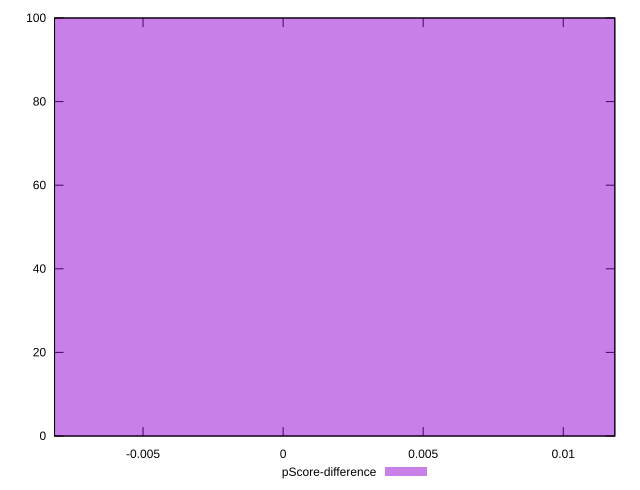

Generate this figure with gnuplot:
reset

$pScoreDifference <<EOF
0 100
EOF

set key outside below
set boxwidth 0.1
set xrange [-0.008159101580687436:0.011840898419312565]
set yrange [0:100]
set trange [0:100]
set style fill transparent solid 0.5 noborder
set terminal svg size 640, 490 enhanced background rgb 'white'
set output "reports/report_00032_2021-02-25T10-28-15.087Z/dom-size/samples/card/pScore-difference/histogram.svg"

plot $pScoreDifference title "pScore-difference" with boxes

reset
